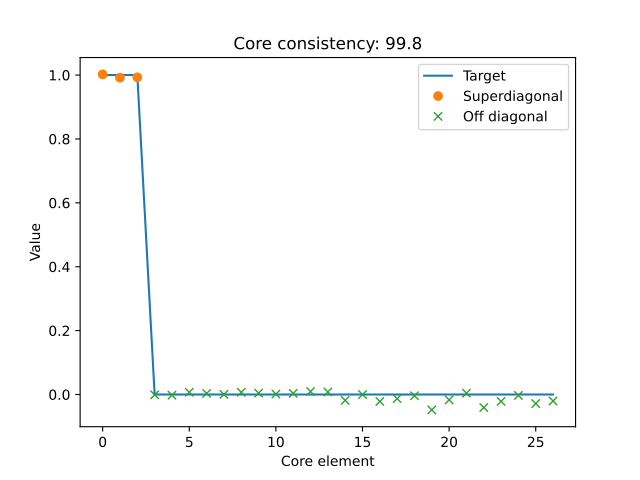

Here is the Python script that generated this plot:
import matplotlib.pyplot as plt
from tensorly.decomposition import parafac
from tlviz.data import simulated_random_cp_tensor
from tlviz.visualisation import core_element_plot
true_cp, X = simulated_random_cp_tensor((10, 20, 30), 3, seed=42)
est_cp = parafac(X, 3)
core_element_plot(est_cp, X)
# Expected:
## <AxesSubplot:title={'center':'Core consistency: 99.8'}, xlabel='Core element', ylabel='Value'>
plt.show()
